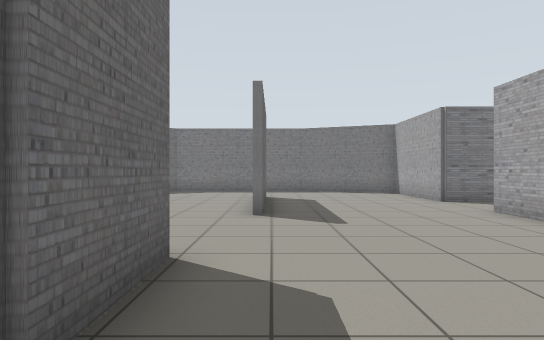
View 1 (above)

21 first-person views from a walk through a Gazebo world. The camera is 0.94 m above the floor, looks level and sees 75° across. The floor is counted in squares, 1 m on a side. Each view is taken from the middle of a square. On the plan, view 1 faces up. The plan holds only what a view shows up to about 12 squares ahead; the rest is blank.

View 2
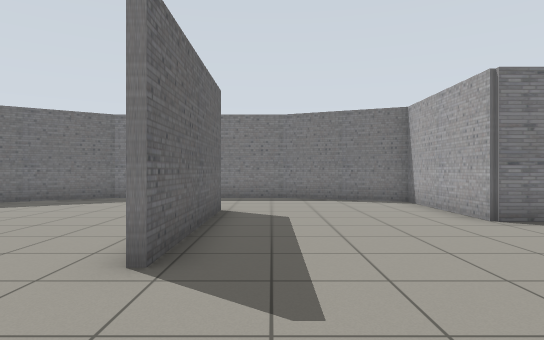

View 3
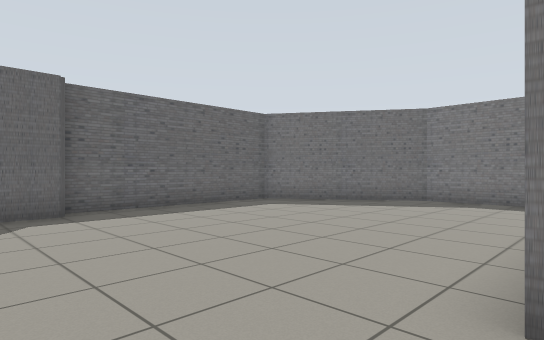

View 4
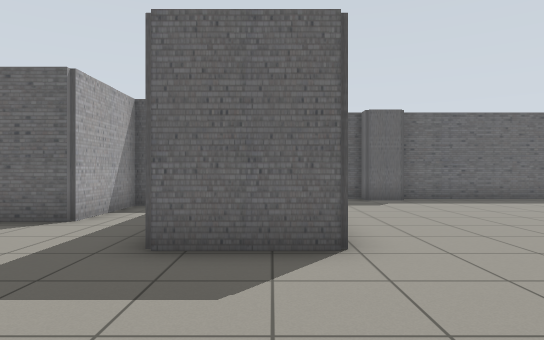

View 5
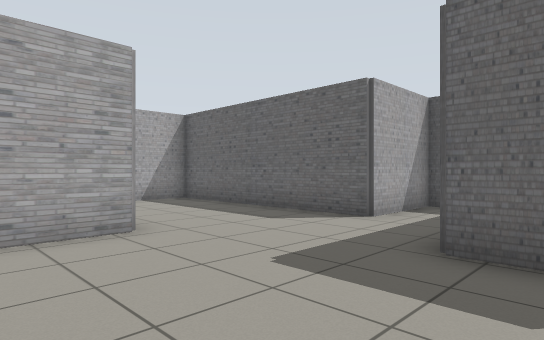

View 6
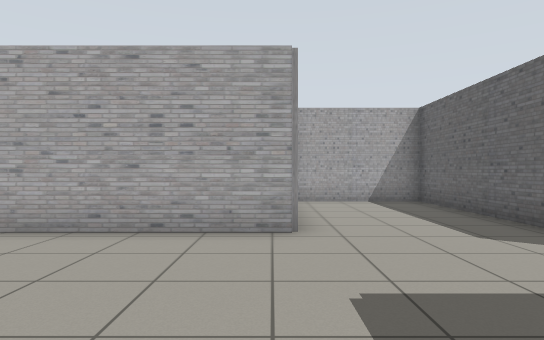

View 7
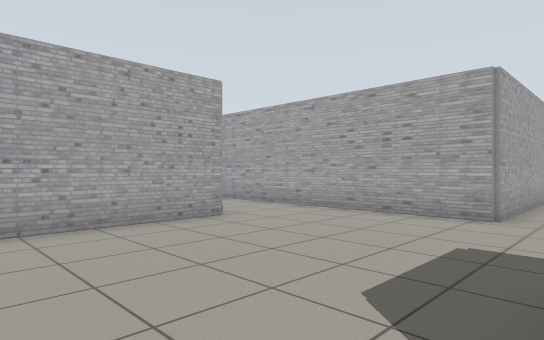

View 8
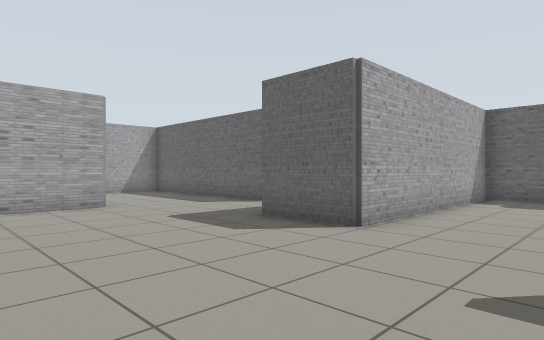

View 9
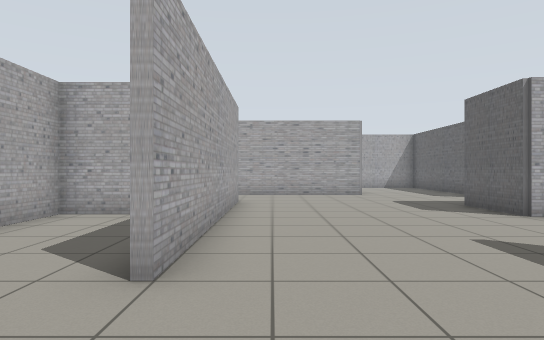

View 10
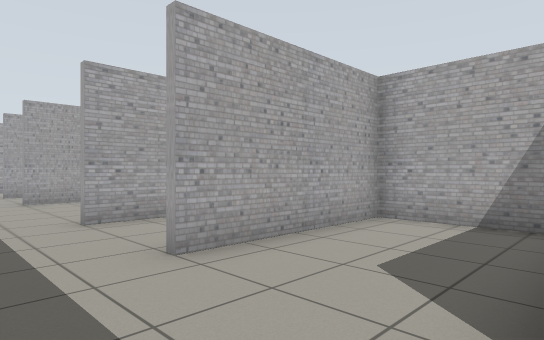

View 11
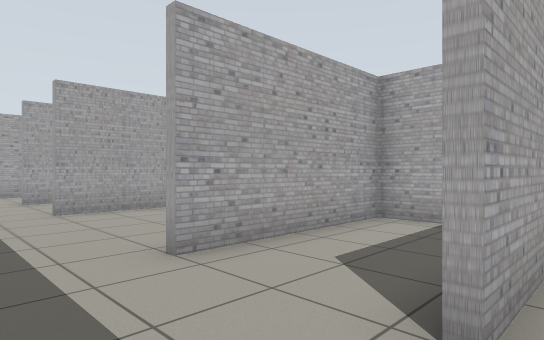

View 12
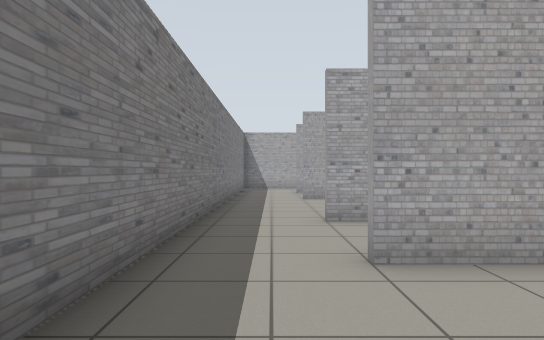

View 13
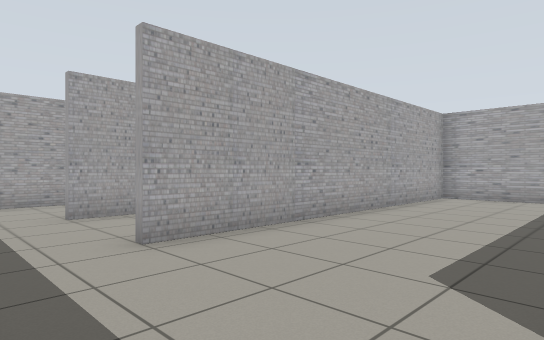

View 14
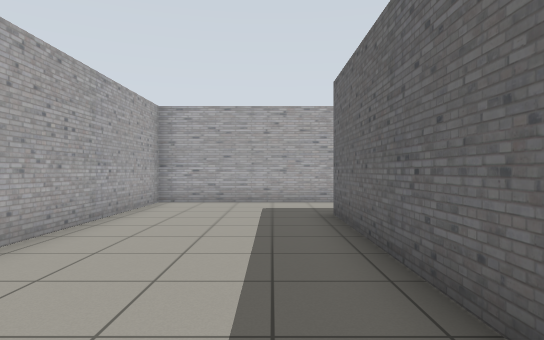

View 15
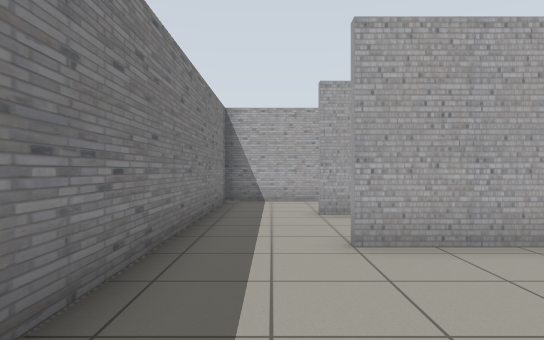

View 16
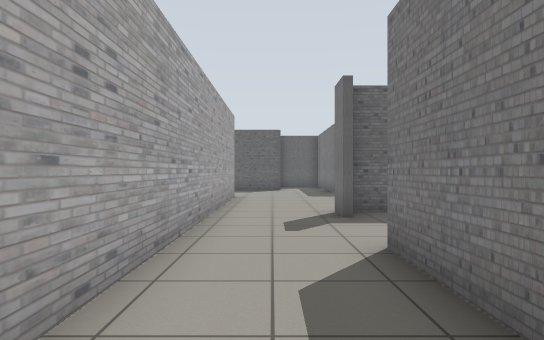

View 17
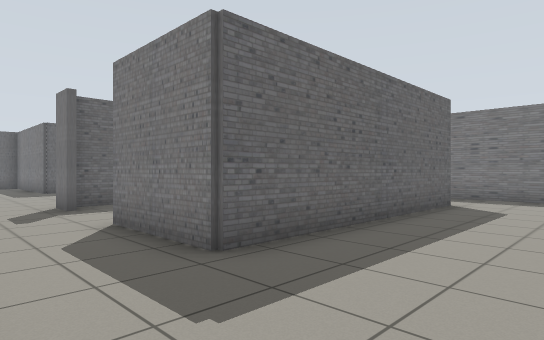

View 18
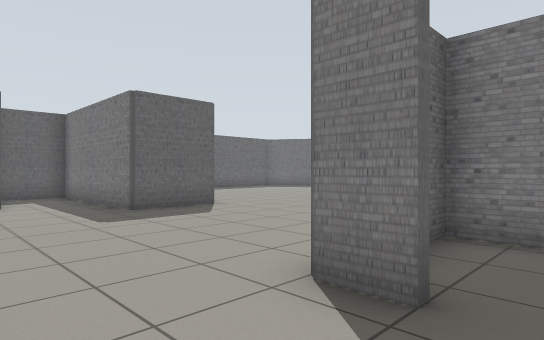

View 19
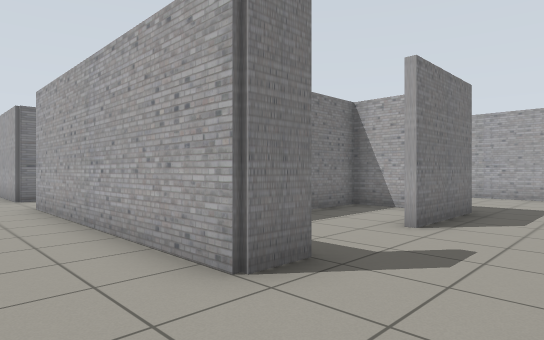

View 20
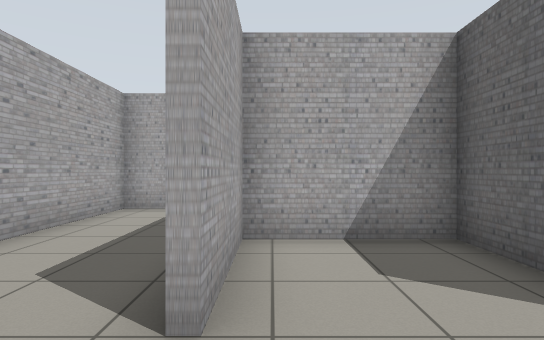

View 21
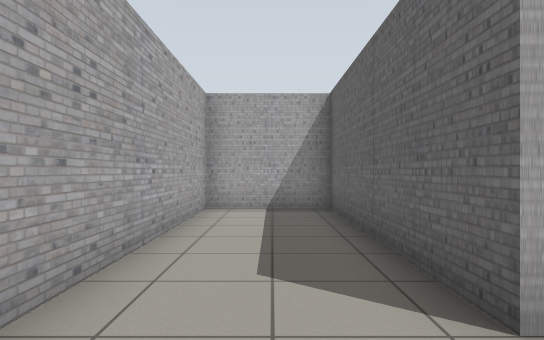

### Floor plan
Points are (right, up) in squares from view 1. A wall is a line through its corners. A room is listed if a view was taken in it or the views show most of it. See-through windows are left out.
Room 1 (views 1, 2, 3, 4, 5, 6, 7, 8, 9, 19)
walls: (-0.2, 12.3) (-0.2, 7.4); (-7.9, 7.2) (-7.9, 5.9) (-8.5, 5.9) (-8.5, 3.9) (-1.1, 3.9) (-1.1, 1.6) (-6.3, 1.6) (-6.3, -0.6) (-3.4, -0.6) (-3.4, -7.6) (0.2, -7.6); (5, 10.4) (5, 14.4) (1.4, 15.9) (-4.3, 15.9) (-8.5, 13.1) (-8.5, 7.2); (5, 0.4) (5, 8); (0.6, -7.1) (0.6, -2.3) (4.6, -2.3)
ways out: opening at (5, 9.5) to room 2; opening at (5.5, -1.5) to room 3
Room 2 (views 10, 11, 12)
walls: (5.8, 3.5) (8.5, 3.5) (8.5, 8); (8.5, 10.4) (5, 10.4)
ways out: opening at (5, 9.5) to room 1; opening at (9, 9.5) to room 6
Room 3 (views 13, 14, 15, 16, 17, 18)
walls: (11.7, 8) (11.7, 0.4) (8.6, 0.4); (6, 0.4) (5, 0.4); (16.4, 10.4) (11.4, 10.4); (4.6, -2.3) (16.3, -2.3) (16.3, 8)
ways out: opening at (5.5, -1.5) to room 1; opening at (16, 9.5) to room 4; opening at (12, 9.5) to room 6; opening at (7.5, 0) to room 7
Room 4 (view 20)
walls: (16.5, 6.8) (16.5, 5.2) (19.4, 5.2) (19.4, 8); (19.4, 10.4) (16.4, 10.4)
ways out: opening at (16, 9.5) to room 3; opening at (20, 9.5) to room 5
Room 5 (view 21)
walls: (19.6, 8) (19.6, 1.4) (22.6, 1.4) (22.6, 10.4) (19.4, 10.4)
ways out: opening at (20, 9.5) to room 4
Room 6 (no view inside)
walls: (10.2, 3.5) (11.5, 3.5); (11.4, 10.4) (8.5, 10.4); (11.5, 1.8) (11.5, 8)
ways out: opening at (9, 9.5) to room 2; opening at (12, 9.5) to room 3
Room 7 (no view inside)
walls: (6.4, 3.3) (5.2, 3.3) (5.2, 0.8); (11.6, 3.3) (9.6, 3.3)
ways out: opening at (7.5, 0) to room 3

Where each view was taken, in squares from view 1:
view 1: 0 up, 0 right, facing up
view 2: 4 up, 1 right, facing up
view 3: 5 up, 0 right, facing up-left
view 4: 3 up, 3 right, facing left
view 5: 3 up, 3 right, facing down-left
view 6: 3 up, 1 right, facing down
view 7: 5 up, 1 left, facing down-right
view 8: 7 up, 4 right, facing down-left
view 9: 11 up, 4 right, facing down
view 10: 10 up, 5 right, facing down-right
view 11: 10 up, 8 right, facing down-right
view 12: 9 up, 5 right, facing right
view 13: 10 up, 12 right, facing down-right
view 14: 8 up, 13 right, facing down
view 15: 9 up, 12 right, facing right
view 16: 1 down, 13 right, facing left
view 17: 2 down, 15 right, facing up-left
view 18: 2 down, 7 right, facing up-left
view 19: 2 down, 3 right, facing up-right
view 20: 10 up, 19 right, facing down
view 21: 10 up, 21 right, facing down
